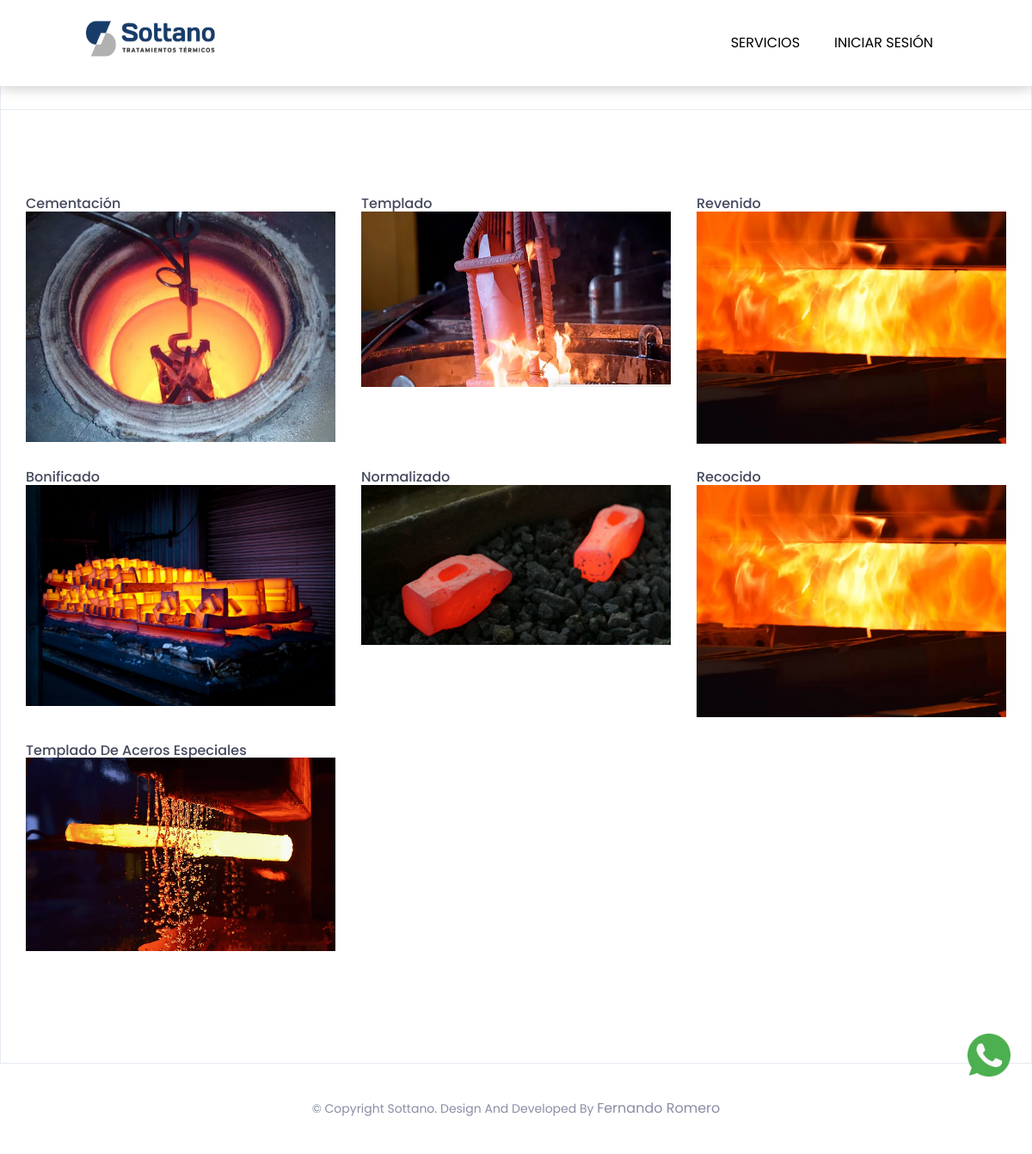
The app's page /servicios/, older data.
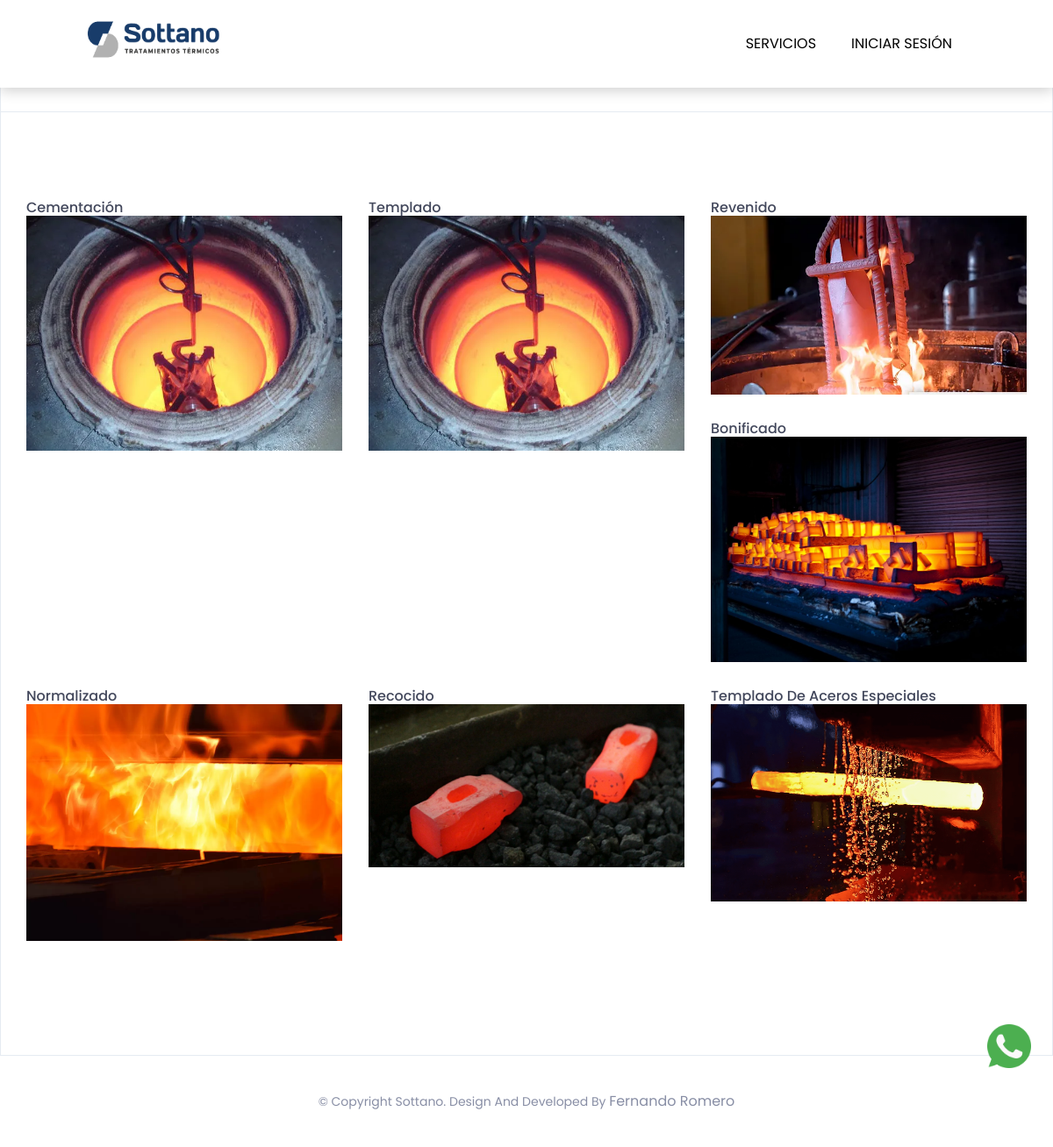
The same page, newer data.
### mainapp/models.py (models this page shows, shortened)
class Contenido(models.Model):
    titulo = models.CharField(max_length=200)
    texto = models.TextField()
    imagen = models.ImageField(upload_to='contenido_imagenes/')

### mainapp/views.py (the view)
# urls.py: path('servicios/', cargar_servicios, name="serv"),
def cargar_servicios(request):
    avatar = cargar_avatar(request)
    contenidos = Contenido.objects.all()
    return render(request, 'servicios.html', {'contenidos': contenidos, 'avatar': avatar})

### mainapp/views.py (called while the page is built)
def cargar_avatar(request):
    avatar = Avatar.objects.filter(user=request.user.id).first()
    return avatar

### mainapp/templates/servicios.html (shortened to what this page needs)
{% extends 'padre2.html' %}
{% load static %}
{% block cuerpo %}
<section id="portfolio" class="portfolio">
    <div class="portfolio-details">
        <div class="section-heading text-center">
            <h2>portfolio</h2>
        </div>
        <div class="container">
            <div class="portfolio-content">
                <div class="isotope">
                    <div class="row">
                        {% for contenido in contenidos %}
                        <div class="col-sm-4 servicios">
                            <div class="item">
                                <h3>{{ contenido.titulo }}</h3>
                                <img src="{{ contenido.imagen.url }}" alt="{{ contenido.titulo }}" />
                            </div>
                        </div>
                        {% empty %}
                        <p>No hay contenido disponible</p>
                        {% endfor %}
                    </div>
                </div>
            </div>
        </div>
    </div>
</section>
{% endblock cuerpo %}

Row changes from the older to the newer data that the page shows:
changed Contenido "Templado": imagen: a different picture
changed Contenido "Revenido": imagen: a different picture
changed Contenido "Normalizado": imagen: a different picture
changed Contenido "Recocido": imagen: a different picture
